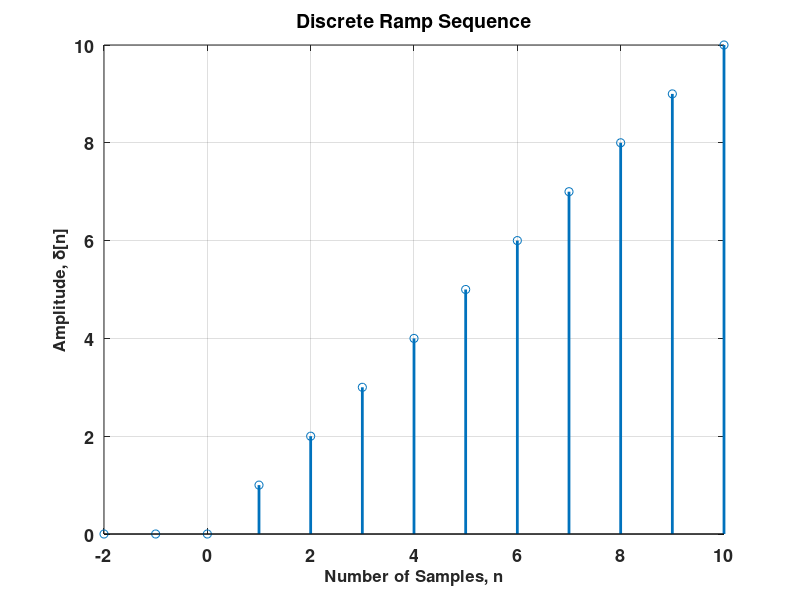

Write MATLAB code to recreate this figure.
clc
clear all
close all
n = -2:10;
d = (n>=0);
stem(n, d.*n, 'linewidth',2);
set(gca,'fontsize',13,'fontweight','bold');
xlabel('Number of Samples, n','fontsize', 12, 'fontweight','bold');
ylabel('Amplitude, \delta[n]', 'fontsize', 12, 'fontweight', 'bold');
title('Discrete Ramp Sequence', 'fontsize', 14);
grid on;
